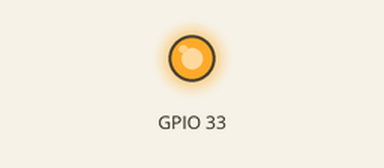
Bench run of a sketch on a simulated ESP32. Shown: output pins drawn as LEDs (lit = HIGH).

Above: at 0.15 s.
At 6.3 s:
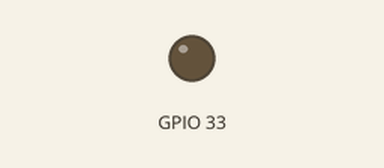
Timing chart, 0 to 9.0 s (numbered marks = the images above):
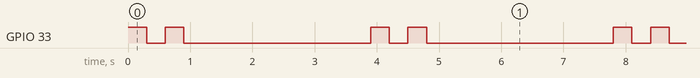

The sketch:

Pisca_LED.ino
```cpp
/*
  Actividad N° 2 - Parpadeo LED

  Realiza un parpadeo del LED cada tres segundos.

  Nota:
  - No se requiere ningun tipo de componente extra para esta actividad.
  - Es necesario tener la Placa Educativa conectada a su computadora,
   y haber seleccionado la placa correspondiente en herramientas.

  Año 2022
  por FANIOT
  http://www.faniot.com.ar

*/


// La funcion "setup" se ejecuta una vez al resetear o encender la placa.
void setup() {

  //Inicializamos el pin digital 33 como salida.
  pinMode(33, OUTPUT);
}


// La funcion "loop" se ejecuta una y otra vez constantemente.
void loop() {

  digitalWrite(33, HIGH);  // Enciende el LED ("HIGH" es el nivel de voltaje)
  delay(300);              // Espera 300 milisegundos
  digitalWrite(33, LOW);   // Apaga el LED haciendo que el voltaje sea "LOW"
  delay(300);              // Espera 300 milisegundos
  digitalWrite(33, HIGH);  // Enciende el LED
  delay(300);              // Espera 300 milisegundos
  digitalWrite(33, LOW);   // Apaga el LED
  delay(3000);             // Espera 3 segundos
}
```

Measured:
- by itself, GPIO 33: repeats every 3.9 s: LOW 0.30 s, HIGH 0.30 s, LOW 3.0 s, HIGH 0.30 s
- by itself, everything shown: repeats every 3.9 s, in 4 steps
